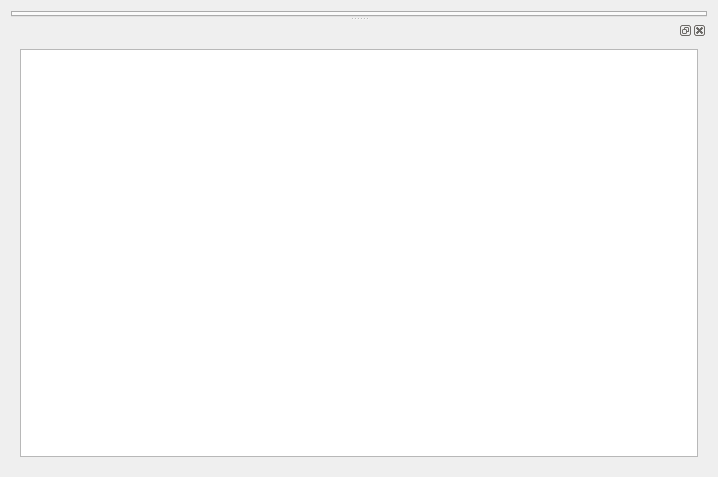
<?xml version="1.0" encoding="UTF-8"?>
<ui version="4.0">
 <class>Master</class>
 <widget class="QWidget" name="Master">
  <property name="geometry">
   <rect>
    <x>0</x>
    <y>0</y>
    <width>718</width>
    <height>477</height>
   </rect>
  </property>
  <property name="windowTitle">
   <string>IDASec</string>
  </property>
  <layout class="QVBoxLayout" name="verticalLayout">
   <item>
    <widget class="QSplitter" name="splitter">
     <property name="orientation">
      <enum>Qt::Vertical</enum>
     </property>
     <widget class="QTabWidget" name="tab_widget">
      <property name="currentIndex">
       <number>-1</number>
      </property>
     </widget>
     <widget class="QDockWidget" name="docker">
      <widget class="QWidget" name="dockWidgetContents">
       <layout class="QVBoxLayout" name="verticalLayout_2">
        <item>
         <widget class="QListWidget" name="log_widget"/>
        </item>
       </layout>
      </widget>
     </widget>
    </widget>
   </item>
  </layout>
 </widget>
 <resources/>
 <connections/>
</ui>
